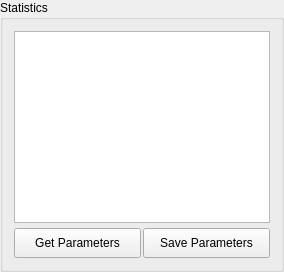
            <widget class="QGroupBox" name="gb_statistics">
             <property name="title">
              <string>Statistics</string>
             </property>
             <layout class="QVBoxLayout" name="verticalLayout_5">
              <item>
               <layout class="QVBoxLayout" name="verticalLayout_3" stretch="4,1">
                <property name="spacing">
                 <number>5</number>
                </property>
                <item>
                 <widget class="QTextBrowser" name="txb_stat"/>
                </item>
                <item>
                 <layout class="QHBoxLayout" name="horizontalLayout_6" stretch="1,1">
                  <property name="spacing">
                   <number>2</number>
                  </property>
                  <item>
                   <widget class="QPushButton" name="btn_get_para">
                    <property name="minimumSize">
                     <size>
                      <width>0</width>
                      <height>30</height>
                     </size>
                    </property>
                    <property name="text">
                     <string>Get Parameters</string>
                    </property>
                   </widget>
                  </item>
                  <item>
                   <widget class="QPushButton" name="btn_save_para">
                    <property name="minimumSize">
                     <size>
                      <width>0</width>
                      <height>30</height>
                     </size>
                    </property>
                    <property name="text">
                     <string>Save Parameters</string>
                    </property>
                   </widget>
                  </item>
                 </layout>
                </item>
               </layout>
              </item>
             </layout>
            </widget>
